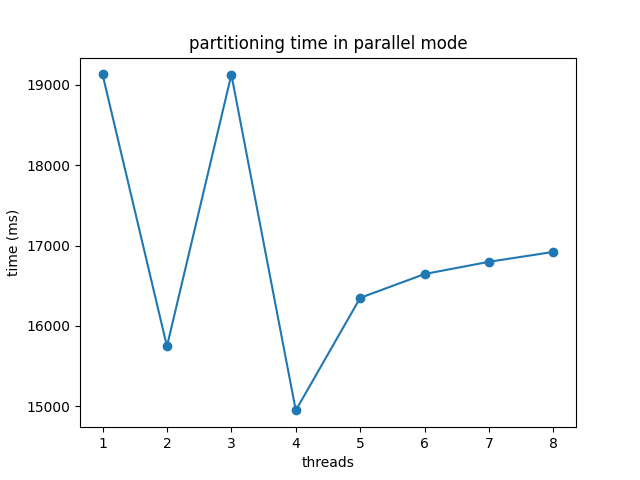

Write the Python code that produced this figure.
import matplotlib.pyplot as plt

# Dati di esempio
x = [1, 2, 3, 4, 5, 6, 7 ,8]
y = [
19128.23,
15746.72,
19125.82,
14950.32,
16349.89,
16646.2,
16798.13,
16921.21


]

# Creazione del grafico con linea che unisce i punti
plt.plot(x, y, marker='o', linestyle='-')

# Aggiunta di etichette agli assi e titolo al grafico
plt.xlabel('threads')
plt.ylabel('time (ms)')
plt.title('partitioning time in parallel mode')

# Mostra il grafico
plt.show()
